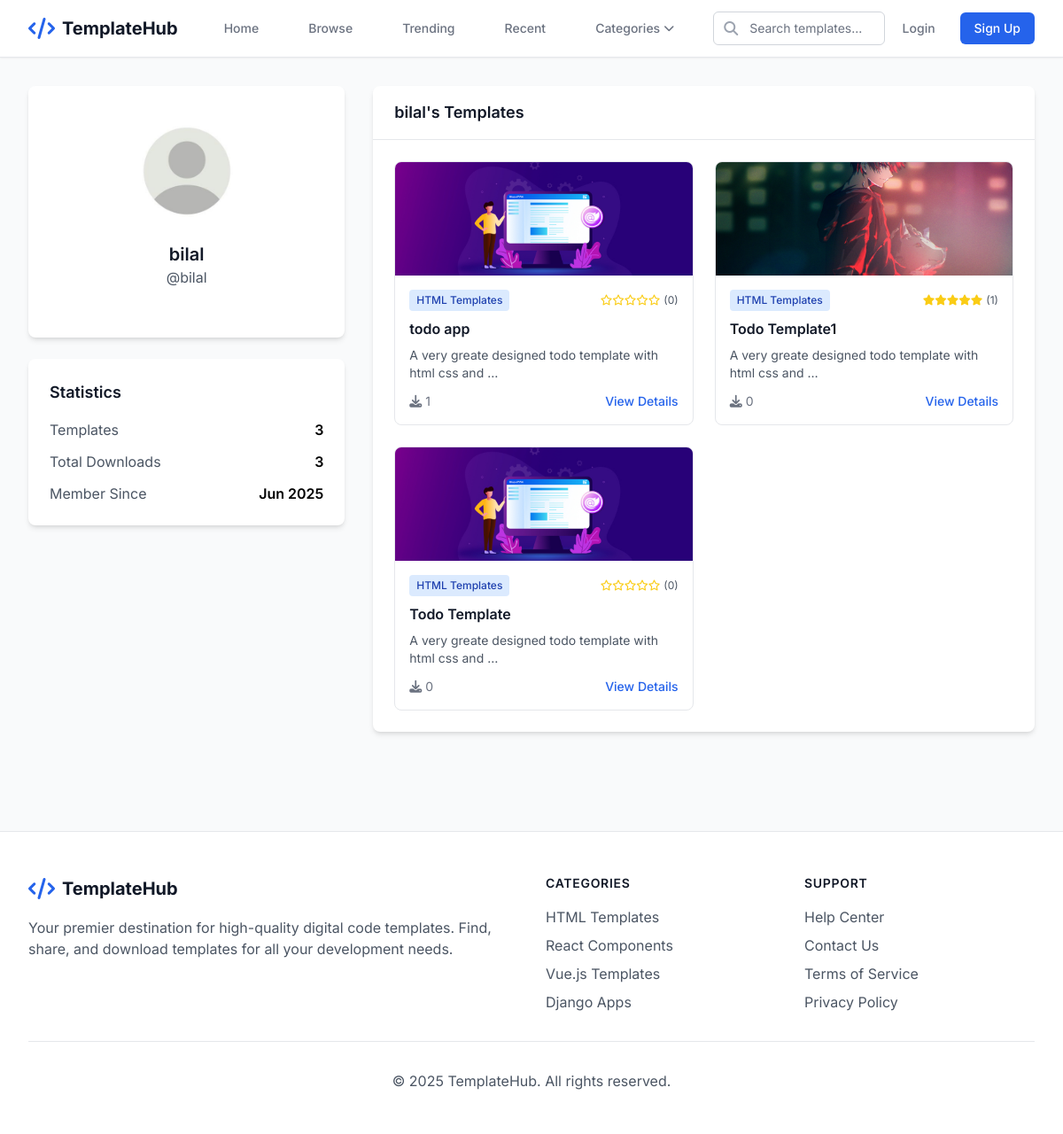
The page /users/profile/bilal/ on the database its author committed.
### users/models.py (models this page shows, shortened)
class UserProfile(models.Model):
    user = models.OneToOneField(User, on_delete=models.CASCADE)
    bio = models.TextField(max_length=500, blank=True)
    location = models.CharField(max_length=100, blank=True)
    website = models.URLField(blank=True)
    github_url = models.URLField(blank=True)
    linkedin_url = models.URLField(blank=True)
    avatar = models.ImageField(default='avatars/default.jpg', upload_to='avatars/')
    is_verified = models.BooleanField(default=False)
    created_at = models.DateTimeField(auto_now_add=True)
    updated_at = models.DateTimeField(auto_now=True)

### templates/models.py (models this page shows, shortened)
class Template(models.Model):
    DIFFICULTY_CHOICES = [
        ('beginner', 'Beginner'),
        ('intermediate', 'Intermediate'),
        ('advanced', 'Advanced'),
    ]
    STATUS_CHOICES = [
        ('draft', 'Draft'),
        ('pending', 'Pending Review'),
        ('published', 'Published'),
        ('rejected', 'Rejected'),
    ]
    title = models.CharField(max_length=200)
    slug = models.SlugField(max_length=200, unique=True, blank=True)
    description = models.TextField()
    short_description = models.CharField(max_length=300, help_text="Brief description for listings")
    author = models.ForeignKey(User, on_delete=models.CASCADE, related_name='templates')
    category = models.ForeignKey(Category, on_delete=models.CASCADE, related_name='templates')
    tags = models.ManyToManyField(Tag, blank=True, related_name='templates')
    template_file = models.FileField(upload_to=template_upload_path, help_text="Upload ZIP file containing template")
    preview_image = models.ImageField(upload_to=template_preview_path, blank=True, null=True)
    demo_url = models.URLField(blank=True, help_text="Live demo URL")
    difficulty = models.CharField(max_length=20, choices=DIFFICULTY_CHOICES, default='beginner')
    version = models.CharField(max_length=20, default='1.0.0')
    file_size = models.PositiveIntegerField(blank=True, null=True, help_text="File size in bytes")
    download_count = models.PositiveIntegerField(default=0)
    status = models.CharField(max_length=20, choices=STATUS_CHOICES, default='draft')
    is_featured = models.BooleanField(default=False)
    is_free = models.BooleanField(default=True)
    price = models.DecimalField(max_digits=10, decimal_places=2, default=0.00)
    created_at = models.DateTimeField(auto_now_add=True)
    updated_at = models.DateTimeField(auto_now=True)
    class Meta:
        ordering = ['-created_at']
    def get_absolute_url(self):
        return reverse('templates:template_detail', kwargs={'pk': self.pk})
    @property
    def average_rating(self):
        reviews = self.reviews.all()
        if reviews:
            return sum(review.rating for review in reviews) / len(reviews)
        return 0
    @property
    def review_count(self):
        return self.reviews.count()

class Category(models.Model):
    name = models.CharField(max_length=100, unique=True)
    slug = models.SlugField(max_length=100, unique=True, blank=True)
    description = models.TextField(blank=True)
    icon = models.CharField(max_length=50, blank=True, help_text="Font Awesome icon class")
    created_at = models.DateTimeField(auto_now_add=True)
    class Meta:
        verbose_name_plural = "Categories"
        ordering = ['name']

### users/views.py (the view)
# urls.py: path('profile/<str:username>/', views.user_profile, name='user_profile'),
def user_profile(request, username):
    user = get_object_or_404(User, username=username)
    try:
        profile = user.userprofile
    except UserProfile.DoesNotExist:
        profile = UserProfile.objects.create(user=user)
    user_templates = user.templates.filter(status='published')
    context = {
        'profile_user': user,
        'profile': profile,
        'user_templates': user_templates,
    }
    return render(request, 'users/user_profile.html', context)

### users/templates/users/user_profile.html (shortened to what this page needs)
{% extends 'base.html' %}
{% block content %}
<div class="max-w-7xl mx-auto px-4 sm:px-6 lg:px-8 py-8">
    <div class="grid grid-cols-1 lg:grid-cols-3 gap-8">
        <div class="lg:col-span-1">
            <div class="bg-white rounded-lg shadow-md overflow-hidden">
                <div class="px-6 py-8 text-center">
                    <img class="mx-auto h-32 w-32 rounded-full"
                         src="{% if profile.avatar %}{{ profile.avatar.url }}{% else %}https://ui-avatars.com/api/?name={{ profile_user.get_full_name|default:profile_user.username }}&background=3b82f6&color=fff&size=128{% endif %}"
                         alt="{{ profile_user.get_full_name|default:profile_user.username }}">
                    <h3 class="mt-4 text-xl font-semibold text-gray-900">{{ profile_user.get_full_name|default:profile_user.username }}</h3>
                    <p class="text-gray-600">@{{ profile_user.username }}</p>
                </div>
            </div>
            <div class="mt-6 bg-white rounded-lg shadow-md p-6">
                <h4 class="text-lg font-semibold text-gray-900 mb-4">Statistics</h4>
                <div class="space-y-3">
                    <div class="flex justify-between">
                        <span class="text-gray-600">Templates</span>
                        <span class="font-semibold">{{ user_templates.count }}</span>
                    </div>
                    <div class="flex justify-between">
                        <span class="text-gray-600">Total Downloads</span>
                        <span class="font-semibold">{{ user_templates|length|default:0 }}</span>
                    </div>
                    <div class="flex justify-between">
                        <span class="text-gray-600">Member Since</span>
                        <span class="font-semibold">{{ profile_user.date_joined|date:"M Y" }}</span>
                    </div>
                </div>
            </div>
        </div>
        <div class="lg:col-span-2">
            <div class="bg-white rounded-lg shadow-md">
                <div class="px-6 py-4 border-b border-gray-200">
                    <h3 class="text-lg font-semibold text-gray-900">{{ profile_user.get_full_name|default:profile_user.username }}'s Templates</h3>
                </div>
                <div class="p-6">
                    {% if user_templates %}
                        <div class="grid grid-cols-1 md:grid-cols-2 gap-6">
                            {% for template in user_templates %}
                                <div class="border border-gray-200 rounded-lg overflow-hidden hover:shadow-md transition-shadow">
                                    {% if template.preview_image %}
                                        <img src="{{ template.preview_image.url }}" alt="{{ template.title }}" class="w-full h-32 object-cover">
                                    {% else %}
                                        <div class="w-full h-32 bg-gradient-to-br from-primary-100 to-primary-200 flex items-center justify-center">
                                            <i class="fas fa-code text-primary-600 text-2xl"></i>
                                        </div>
                                    {% endif %}
                                    <div class="p-4">
                                        <div class="flex items-center justify-between mb-2">
                                            <span class="bg-primary-100 text-primary-800 text-xs font-medium px-2 py-1 rounded">
                                                {{ template.category.name }}
                                            </span>
                                            <div class="flex items-center text-yellow-400">
                                                {% for i in "12345" %}
                                                    {% if forloop.counter <= template.average_rating %}
                                                        <i class="fas fa-star text-xs"></i>
                                                    {% else %}
                                                        <i class="far fa-star text-xs"></i>
                                                    {% endif %}
                                                {% endfor %}
                                                <span class="text-gray-600 text-xs ml-1">({{ template.review_count }})</span>
                                            </div>
                                        </div>
                                        <h4 class="font-semibold text-gray-900 mb-2">{{ template.title }}</h4>
                                        <p class="text-gray-600 text-sm mb-3">{{ template.short_description|truncatewords:10 }}</p>
                                        <div class="flex items-center justify-between text-sm">
                                            <div class="flex items-center text-gray-500">
                                                <i class="fas fa-download mr-1"></i>
                                                {{ template.download_count }}
                                            </div>
                                            <a href="{{ template.get_absolute_url }}" class="text-primary-600 hover:text-primary-700 font-medium">
                                                View Details
                                            </a>
                                        </div>
                                    </div>
                                </div>
                            {% endfor %}
                        </div>
                    {% else %}
                        <div class="text-center py-12">
                            <i class="fas fa-code text-gray-400 text-4xl mb-4"></i>
                            <h4 class="text-lg font-semibold text-gray-900 mb-2">No Templates Yet</h4>
                            <p class="text-gray-600">{{ profile_user.get_full_name|default:profile_user.username }} hasn't shared any templates yet.</p>
                        </div>
                    {% endif %}
                </div>
            </div>
        </div>
    </div>
</div>
{% endblock %}

### global_templates/base.html (style rules this page uses)
body { font-family: 'Inter', sans-serif; }

### rows shown on the page
UserProfile: avatar (placeholder picture)
Template: preview_image (picture), category.name "HTML Templates", review_count "0", title "todo app", short_description "A very greate designed todo template with html css and …", download_count "1"
Template: preview_image (picture), category.name "HTML Templates", review_count "1", title "Todo Template1", short_description "A very greate designed todo template with html css and …", download_count "0"
Template: preview_image (picture), category.name "HTML Templates", review_count "0", title "Todo Template", short_description "A very greate designed todo template with html css and …", download_count "0"

### other values the page prints
{{ profile_user.get_full_name|default:profile_user.username }} "bilal"
{{ profile_user.username }} "bilal"
{{ user_templates.count }} "3"
{{ user_templates|length|default:0 }} "3"
{{ profile_user.date_joined|date:"M Y" }} "Jun 2025"
